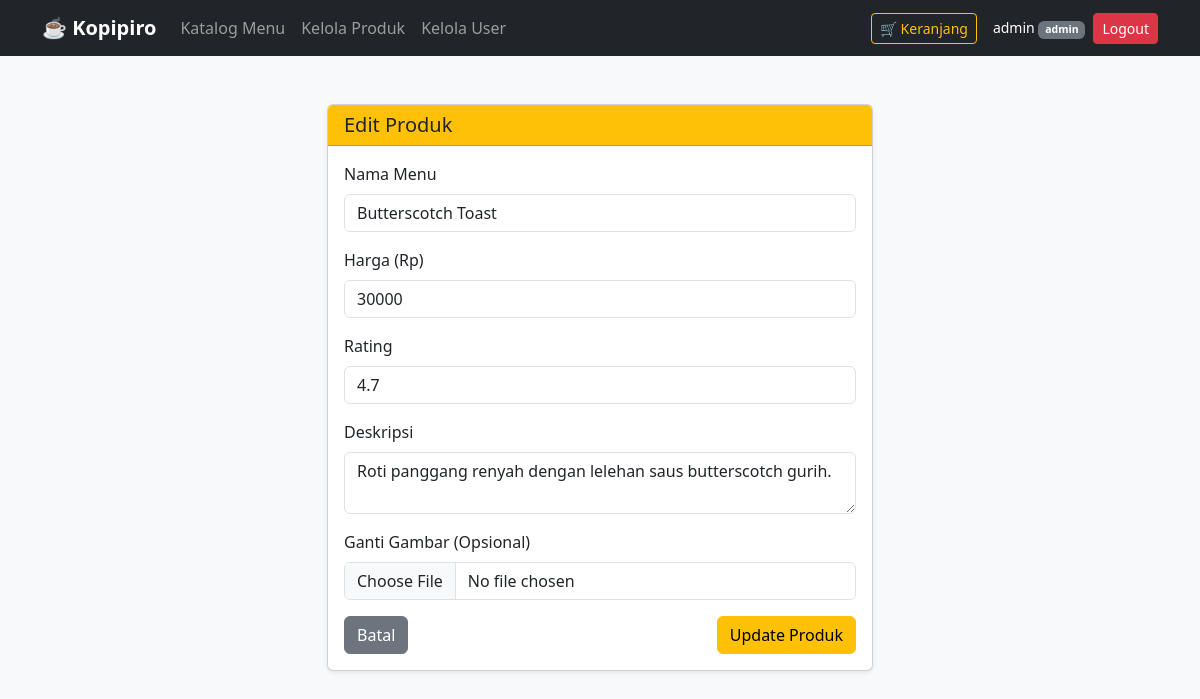
Before: /product_edit.php?id=4 (signed in) with the older database file.
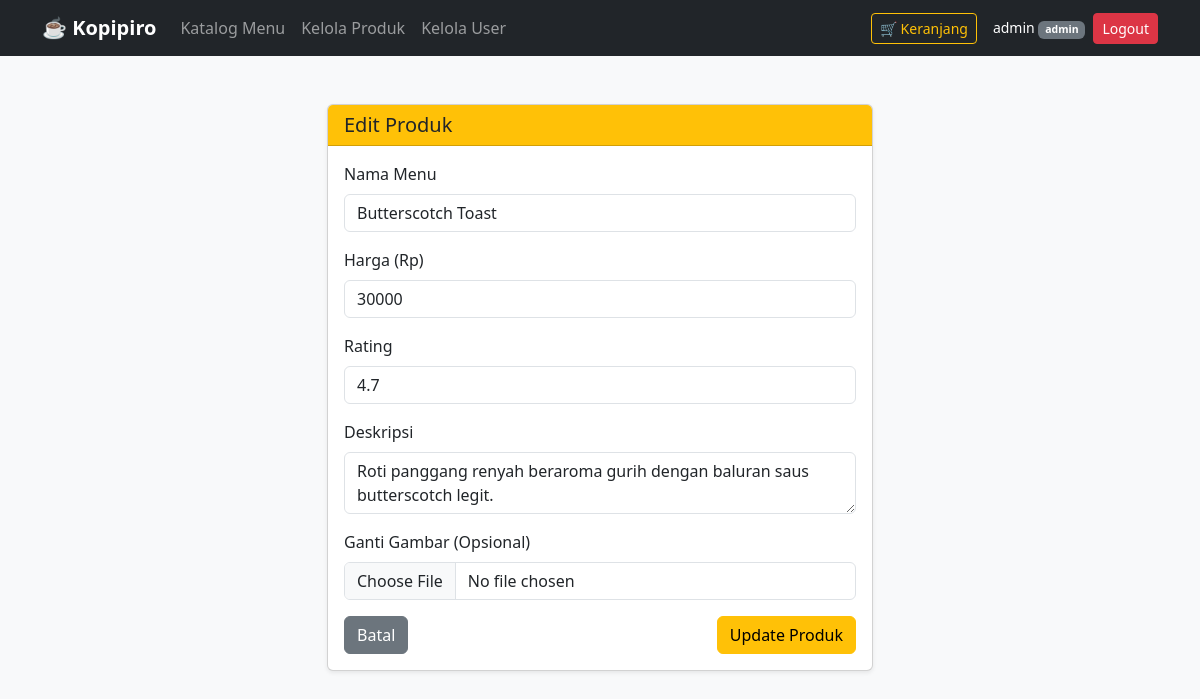
After: the same page with the newer database file.
### tables this page shows
CREATE TABLE product (
id int(11) NOT NULL AUTO_INCREMENT PRIMARY KEY,
name varchar(100) NOT NULL UNIQUE,
description text DEFAULT NULL,
rating decimal(2,1) DEFAULT 4.8,
price int(11) NOT NULL,
url_image varchar(255) NOT NULL
);

### product_edit.php (the view, shortened to what this page needs)
<?php
include 'config.php';
$id = intval($_GET['id']);
$stmt = mysqli_prepare($conn, "SELECT * FROM product WHERE id = ?");
mysqli_stmt_bind_param($stmt, "i", $id);
mysqli_stmt_execute($stmt);
$p = mysqli_fetch_assoc(mysqli_stmt_get_result($stmt));
?>
<!DOCTYPE html>
<html lang="id">
<head>
    <link href="https://cdn.jsdelivr.net/npm/bootstrap@5.3.0/dist/css/bootstrap.min.css" rel="stylesheet">
</head>
<body class="bg-light">
    <?php include 'navbar.php'; ?>
    <div class="container mt-5">
        <div class="row justify-content-center">
            <div class="col-md-6">
                <div class="card shadow-sm">
                    <div class="card-header bg-warning text-dark">
                        <h5 class="mb-0">Edit Produk</h5>
                    </div>
                    <div class="card-body">
                        <form method="POST" enctype="multipart/form-data">
                            <div class="mb-3">
                                <label class="form-label">Nama Menu</label>
                                <input type="text" name="name" class="form-control" value="<?= htmlspecialchars($p['name']) ?>" required>
                            </div>
                            <div class="mb-3">
                                <label class="form-label">Harga (Rp)</label>
                                <input type="number" name="price" class="form-control" value="<?= $p['price'] ?>" required>
                            </div>
                            <div class="mb-3">
                                <label class="form-label">Rating</label>
                                <input type="number" step="0.1" max="5" name="rating" class="form-control" value="<?= $p['rating'] ?>">
                            </div>
                            <div class="mb-3">
                                <label class="form-label">Deskripsi</label>
                                <textarea name="description" class="form-control" rows="2"><?= htmlspecialchars($p['description']) ?></textarea>
                            </div>
                            <div class="mb-3">
                                <label class="form-label">Ganti Gambar (Opsional)</label>
                                <input type="file" name="image" class="form-control">
                            </div>
                            <div class="d-flex justify-content-between">
                                <a href="products.php" class="btn btn-secondary">Batal</a>
                                <button type="submit" name="update" class="btn btn-warning">Update Produk</button>
                            </div>
                        </form>
                    </div>
                </div>
            </div>
        </div>
    </div>
</body>
</html>

Changed rows visible on the page:
changed product "Butterscotch Toast": description "Roti panggang renyah dengan lelehan saus butterscotch gurih." → "Roti panggang renyah beraroma gurih dengan baluran saus butterscotch legit."
